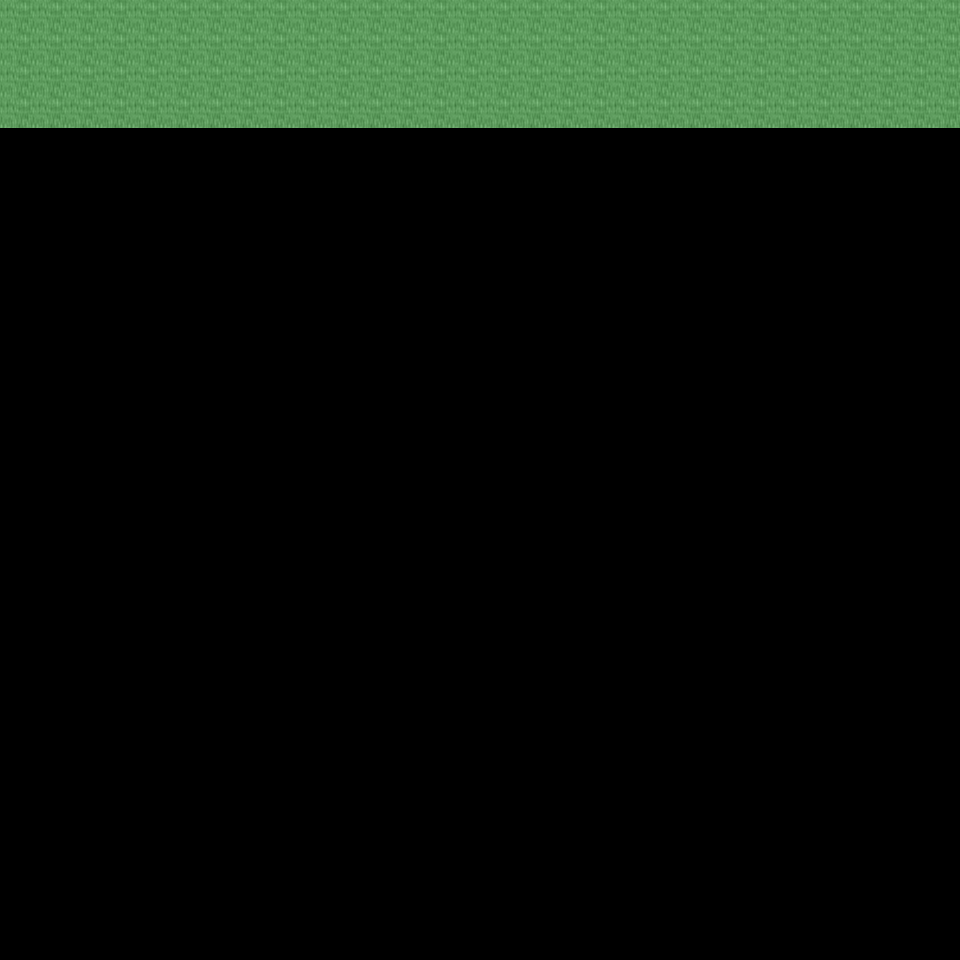

Tiled map render using the project's own tile images. Description and the map definition, with tile-layer contents summarised, below:
An orthogonal 30x30 tile map with 32x32 px tiles, 6 tile layers (Ground, Object, Object2, Above, ...), 13 tilesets and 2 objects (2x mapExit).

<map version="1.0" orientation="orthogonal" renderorder="right-down" width="30" height="30" tilewidth="32" tileheight="32" nextobjectid="3">
  <tileset firstgid="1" name="tileset_ground_ground" tilewidth="32" tileheight="32" tilecount="33" columns="3">
    <image source="../drawable/tileset_ground_ground.png" width="96" height="352" />
  </tileset>
  <tileset firstgid="34" name="tileset_plant_grasses" tilewidth="32" tileheight="32" tilecount="6" columns="3">
    <image source="../drawable/tileset_plant_grasses.png" width="96" height="64" />
  </tileset>
  <tileset firstgid="40" name="tileset_plant_flower_daisy_white" tilewidth="32" tileheight="32" tilecount="8" columns="2">
    <image source="../drawable/tileset_plant_flower_daisy_white.png" width="64" height="128" />
  </tileset>
  <tileset firstgid="48" name="tileset_plant_flower_daisy_yellow" tilewidth="32" tileheight="32" tilecount="8" columns="2">
    <image source="../drawable/tileset_plant_flower_daisy_yellow.png" width="64" height="128" />
  </tileset>
  <tileset firstgid="56" name="tileset_plant_bush_bushes" tilewidth="32" tileheight="32" tilecount="10" columns="5">
    <image source="../drawable/tileset_plant_bush_bushes.png" width="160" height="64" />
  </tileset>
  <tileset firstgid="66" name="tileset_plant_tree_tree_darkgreen" tilewidth="32" tileheight="32" tilecount="88" columns="8">
    <image source="../drawable/tileset_plant_tree_tree_darkgreen.png" width="256" height="352" />
  </tileset>
  <tileset firstgid="154" name="tileset_logic_creature_elf" tilewidth="32" tileheight="32" tilecount="16" columns="8">
    <image source="../drawable/tileset_logic_creature_elf.png" width="256" height="64" />
  </tileset>
  <tileset firstgid="170" name="tileset_logic_creature_rodent" tilewidth="32" tileheight="32" tilecount="8" columns="8">
    <image source="../drawable/tileset_logic_creature_rodent.png" width="256" height="32" />
  </tileset>
  <tileset firstgid="178" name="tileset_logic_creature_animal" tilewidth="32" tileheight="32" tilecount="32" columns="8">
    <image source="../drawable/tileset_logic_creature_animal.png" width="256" height="128" />
  </tileset>
  <tileset firstgid="210" name="tileset_logic_item_resources" tilewidth="32" tileheight="32" tilecount="6" columns="6">
    <image source="../drawable/tileset_logic_item_resources.png" width="192" height="32" />
  </tileset>
  <tileset firstgid="216" name="tileset_logic_item_mushroom" tilewidth="32" tileheight="32" tilecount="6" columns="6">
    <image source="../drawable/tileset_logic_item_mushroom.png" width="192" height="32" />
  </tileset>
  <tileset firstgid="222" name="tileset_logic_collision" tilewidth="32" tileheight="32" tilecount="1" columns="1">
    <image source="../drawable/tileset_logic_collision.png" width="32" height="32" />
  </tileset>
  <tileset firstgid="223" name="tileset_logic_item_herb" tilewidth="32" tileheight="32" tilecount="5" columns="5">
    <image source="../drawable/tileset_logic_item_herb.png" width="160" height="32" />
  </tileset>
  <layer name="Ground" width="30" height="30">
    <data>[900 cells, 120 non-empty, 1 distinct tile ids]</data>
  </layer>
  <layer name="Object" width="30" height="30">
    <data>[900 cells, 0 non-empty, 0 distinct tile ids]</data>
  </layer>
  <layer name="Object2" width="30" height="30">
    <data>[900 cells, 0 non-empty, 0 distinct tile ids]</data>
  </layer>
  <layer name="Above" width="30" height="30">
    <data>[900 cells, 120 non-empty, 12 distinct tile ids]</data>
  </layer>
  <layer name="Above2" width="30" height="30">
    <data>[900 cells, 0 non-empty, 0 distinct tile ids]</data>
  </layer>
  <layer name="Walkable" width="30" height="30">
    <data>[900 cells, 120 non-empty, 1 distinct tile ids]</data>
  </layer>
  <objectgroup name="MapEvents">
    <object id="1" name="west" type="mapExit" x="0" y="128" width="32" height="832">
      <properties>
        <property name="map" value="level_0_x137_y27" />
        <property name="x" value="28" />
        <property name="y" value="4" />
      </properties>
    </object>
    <object id="2" name="east" type="mapExit" x="928" y="128" width="32" height="832">
      <properties>
        <property name="map" value="level_0_x139_y27" />
        <property name="x" value="1" />
        <property name="y" value="4" />
      </properties>
    </object>
  </objectgroup>
</map>
